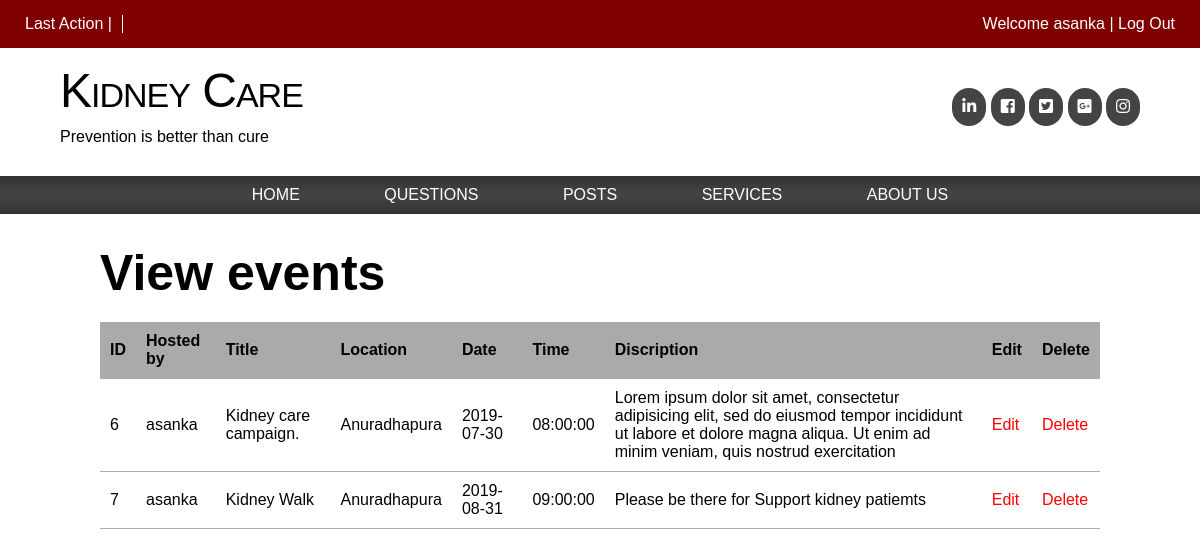
Screenshot of /view-events-admin.php (signed in) with the database file from the repository.
### tables this page shows
CREATE TABLE `events` (
  `event_id` int(11) NOT NULL,
  `a_id` int(11) NOT NULL,
  `event_title` varchar(100) NOT NULL,
  `event_location` varchar(100) NOT NULL,
  `event_date` varchar(50) NOT NULL,
  `event_time` time NOT NULL,
  `event_dis` varchar(200) NOT NULL
);

### view-events-admin.php (the view, shortened to what this page needs)
<?php require_once( 'inc/connection.php' );	 ?>
<?php
$user_list = '';
$query = "SELECT * FROM admin INNER JOIN events ON admin.a_id = events.a_id";
$users = mysqli_query($connection,$query);
if ($users) {
	while ($user = mysqli_fetch_assoc($users)){
		$user_list .= "<tr>";
		$user_list .= "<td>{$user['event_id']}</td>";
		$user_list .= "<td>{$user['name']}</td>";
		$user_list .= "<td>{$user['event_title']}</td>";
		$user_list .= "<td>{$user['event_location']}</td>";
		$user_list .= "<td>{$user['event_date']}</td>";
		$user_list .= "<td>{$user['event_time']}</td>";
		$user_list .= "<td>{$user['event_dis']}</td>";
		$user_list .= "<td><a href = \"edit-events.php?user_id={$user['event_id']}\">Edit</a></td>";
		$user_list .= "<td><a href = \"delete-event.php?user_id={$user['event_id']}\"onclick=\"return confirm('Are you sure you want to permenantly remove this event?');\">Delete</a></td>";
		$user_list .= "</tr>";
	}
}
else{
	echo "Database query failed";
}
?>
<!DOCTYPE html>
<html>
<head>
	<link rel="stylesheet" type="text/css" href="css/main.css">
	<link rel="stylesheet" type="text/css" href="css/next.css">
	<link rel="stylesheet" href="https://use.fontawesome.com/releases/v5.7.1/css/all.css">
</head>
<body>
	<div class="wrapper">
		<div class="top-bar clearfix">
			<div class="top-bar-links">
				<ul>
					<li><div class="infor"> Last Action   |   <?= $_SESSION['message'] ?> </div></li>
					<li class="welcome"> Welcome  <?php echo $_SESSION['name']; ?> <a href="logout.php" onclick="return confirm('Are you sure you want to logout?');">  |  Log Out</a></li>
				</ul>
			</div>
		</div>
	</div>
<header class="clearfix">
	<div class="logo">
			<h1>Kidney Care</h1>
			<p>Prevention is better than cure</p>
		</div>
		<div class="socialmedia">
			<ul>
				<li><a href="#"><i class="fab fa-linkedin-in fab fw"></i></li></a>
				<li><a href="#"><i class="fab fa-facebook-square fab fw"></i></a></li>
				<li><a href="#"><i class="fab fa-twitter-square fab fw"></i></a></li>
				<li><a href="#"><i class="fab fa-google-plus-square fab fw"></i></a></li>
				<li><a href="#"><i class="fab fa-instagram fab fw"></i></a></li>
			</ul>
		</div>
</header>
	<nav>
		<ul>
			<li><a href="admin.php">Home</a></li>
			<li><a href="view-questions.php">Questions</a></li>
			<li><a href="view-posts.php">Posts</a></li>
			<li><a href="#">Services</a></li>
			<li><a href="#">About Us</a></li>
		</ul>
	</nav>
	<main>
		<h1>View events</h1>
		<table class="masterlist">
			<tr>
				<th>ID</th>
				<th>Hosted by</th>
				<th>Title</th>
				<th>Location</th>
				<th>Date</th>
				<th>Time</th>
				<th>Discription</th>
				<th>Edit</th>
				<th>Delete</th>
			</tr>
			<?php echo $user_list; ?>
		</table>
	</main>
</body>
</html>

### css/main.css (style rules this page uses)
* { font-family: Arial, Helvetica, sans-serif; }
main { width : 1000px; margin: 30px auto; }
main h1 { margin-bottom : 20px; font-size : 50px; }
table.masterlist { width: 100%; border-collapse:collapse; }
table.masterlist th { background: #aaa; text-align:left; }
table.masterlist th,table.masterlist td { padding: 10px; border-bottom: 1px solid #aaa; }

### css/next.css (style rules this page uses)
* { font-family: Arial, Helvetica, sans-serif; }
* { margin: 0; padding: 0; }
.clearfix { overflow: auto }
a { text-decoration: none; color: red; }
p { margin-top:10px; margin-bottom: 15px; }
.wrapper { width:; margin: 0 auto; }
.top-bar { background: maroon; }
.top-bar-links ul { margin: 15px; list-style: none; }
.top-bar-links ul li { display: inline-block; padding: 0 10px; border-right: 1px solid white; }
.top-bar-links ul li:last-child { border: 0; }
.top-bar-links .welcome { color: white; float: right; }
.top-bar-links ul li a { color: white; }
header .logo h1 { font-variant: small-caps; font-weight: normal; font-size: 48px; letter-spacing: -1px; }
header { padding-bottom: 15px; }
header .logo { float: left; margin-left: 60px; margin-top: 15px; }
header .socialmedia ul li { display: inline; }
header .socialmedia { float: right; margin-top: 15px; margin-right: 60px; margin-top: 40px; }
header .socialmedia ul li a { padding: 10px; background: #444; color: #fff; display: inline-block; border-radius: 20px }
nav { margin-top: 20px ; margin: 0 auto; background: #000; background:linear-gradient(#333,#444,#333); text-align: center; width:; }
nav ul { list-style: none; }
nav ul li { display: inline; }
nav ul li a { color: white; text-transform: uppercase; margin: 10px 40px ; display: inline-block; }
div.infor { color:white; }

### rows the page displays
events: event_id "6", a.name "asanka", event_title "Kidney care campaign.", event_location "Anuradhapura", event_date "2019-07-30", event_time "08:00:00", event_dis "Lorem ipsum dolor sit amet, consectetur adipisicing elit, sed do eiusmod tempor incididunt ut labore et dolore magna aliqua. Ut enim ad minim veniam, quis nostrud exercitation"
events: event_id "7", a.name "asanka", event_title "Kidney Walk", event_location "Anuradhapura", event_date "2019-08-31", event_time "09:00:00", event_dis "Please be there for Support kidney patiemts"

### other values shown
$_SESSION['name'] "asanka"
